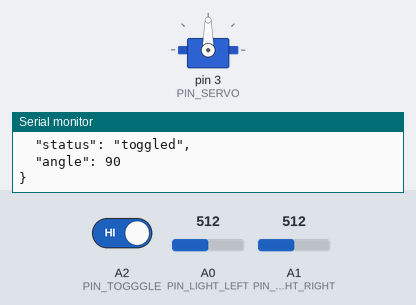
This sketch was run on a simulated Arduino Uno, built with avr-gcc and run on an emulated ATmega328P. On the bench: servo, the last lines printed to the serial monitor. Inputs (shaded band) come from the test bench; at power-on: A2 (PIN_TOGGGLE) HIGH, A0 (PIN_LIGHT_LEFT) = 512, A1 (PIN_LIGHT_RIGHT) = 512.

Above: at 1.8 s.
1.9 s: A2 (PIN_TOGGGLE) driven LOW
4.6 s: A0 (PIN_LIGHT_LEFT) set to 525
At 8.6 s:
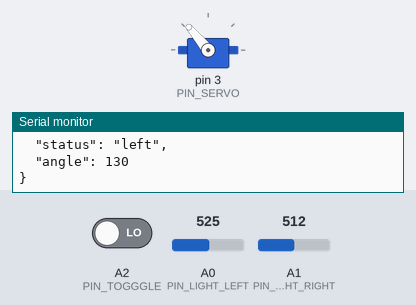
8.7 s: A0 (PIN_LIGHT_LEFT) set to 511
At 9.8 s:
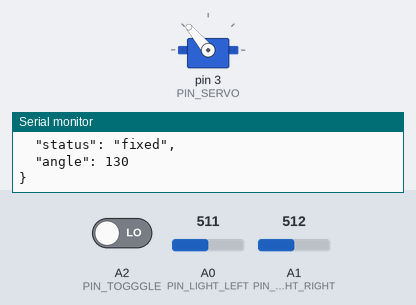
10.2 s: A0 (PIN_LIGHT_LEFT) set to 716
At 14.6 s:
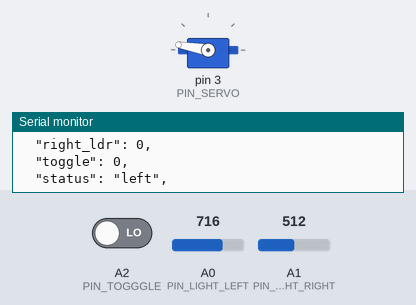
Timing chart, 0 to 15.3 s (numbered marks = the images above; inputs shaded):
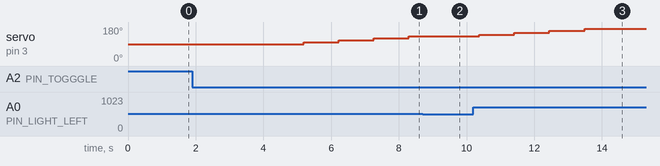

The sketch:

solar_tracker.ino
```cpp
// Including necessary libraries
#include <Servo.h>                // Library for controlling servo motors
#include <ArduinoJson.h>          // Library for handling JSON, used for debugging, https://arduinojson.org/?utm_source=meta&utm_medium=library.properties


// Defining pins for various components
#define PIN_SERVO         3       // ~3,   PWM,      SG90,     Pin for servo motor
#define PIN_LIGHT_LEFT    A0      // A0,   Analog,   10Kohm,   Pin for left LDR
#define PIN_LIGHT_RIGHT   A1      // A1,   Analog,   10Kohm,   Pin for right LDR
#define PIN_TOGGGLE       A2      // A2,   Digital,  switch,   Pin for toggle switch


// Creating a Servo object to control a servo motor
Servo servo;
int angle = 90;                   // Starting angle of the servo
const int threshold = 5;          // Allowed difference between two LDR readings
const int speed = 10;             // Servo Speed
DynamicJsonDocument doc(1024);    // JSON object for serial communication and debugging


// Class to scale sensor readings
class Scaler {
  private:
    int min = 1023;               // Initial value for minimum sensor reading
    int max = 0;                  // Initial value for maximum sensor reading

  public:
    Scaler() {}

    // Function to update min and max based on new value
    void updateMinMax(int value) {
      if (value < min) min = value;
      if (value > max) max = value;
    }

    // Function to scale the sensor value between 0 and 100
    int scaleValue(int value) {
      updateMinMax(value);
      if (max == min) return 0; // Avoid division by zero
      return (int) ((value - min) / (float)(max - min) * 100);
    }
};


Scaler scaler1; // Object for scaling left LDR readings
Scaler scaler2; // Object for scaling right LDR readings


// Arduino setup function, runs once at startup
void setup() {
  Serial.begin(9600);                 // Setup serial communication
  servo.attach(PIN_SERVO);            // Attach servo to its pin
  pinMode(PIN_TOGGGLE, INPUT);        // Set toggle pin as input
  servo.write(servoAngle(angle));     // Move servo to initial angle
}


// Arduino main loop function, runs repeatedly
void loop() {
  int lightLeft = scaler1.scaleValue(analogRead(PIN_LIGHT_LEFT));     // Read and scale left LDR value
  int lightRight = scaler2.scaleValue(analogRead(PIN_LIGHT_RIGHT));   // Read and scale right LDR value
  int toggle = digitalRead(PIN_TOGGGLE); // Read toggle switch state

  // Storing sensor values in JSON document for debugging
  doc["left_ldr"] = lightLeft;
  doc["right_ldr"] = lightRight;
  doc["toggle"] = toggle;

  // Control logic based on LDR readings and toggle switch
  if (toggle == 0) {
    if (abs(lightLeft - lightRight) < threshold) {
      doc["status"] = "fixed";
    } else if (lightLeft > lightRight) {
      doc["status"] = "left";
      angle += speed;
      servo.write(servoAngle(angle));
    } else {
      doc["status"] = "right";
      angle -= speed;
      servo.write(servoAngle(angle));
    }
  } else {
    doc["status"] = "toggled";
  }
  doc["angle"] = angle;
  serializeJsonPretty(doc, Serial); // Output JSON to serial
  Serial.println();
  delay(1000); // Wait for a second
}


// Function to constrain and return servo angle
int servoAngle(int &angle) {
  if (angle < 10) {
    angle = 10; // Minimum angle limit
  } else if (angle >170) {
    angle = 170; // Maximum angle limit
  }
  return angle;
}
```

Measured:
- the behaviour switches between 512 and 513 on A0 (PIN_LIGHT_LEFT) (found by bisection; images 0 and 1)
- after the input at 4.6 s, servo on pin 3 (PIN_SERVO): 90° → 100° after 0.58 s, → 110° 1.0 s later, → 120° 1.0 s later, → 130° 1.0 s later
- after the input at 8.7 s, servo on pin 3 (PIN_SERVO): stays 130° (without the input it goes to 140° after 0.63 s)
- after the input at 10.2 s, servo on pin 3 (PIN_SERVO): 130° → 140° after 0.17 s, → 150° 1.0 s later, → 160° 1.0 s later, → 170° 1.0 s later
